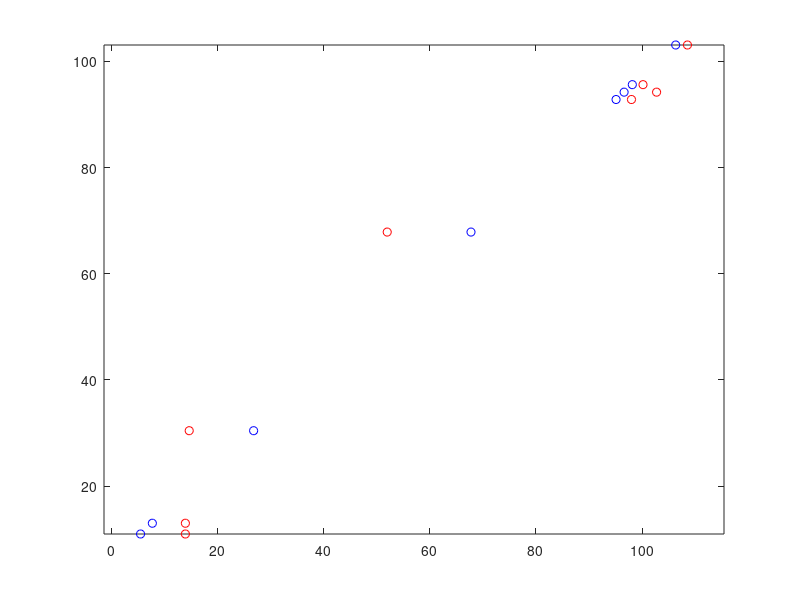

The MATLAB script that drew this image:
function testFitAB()

a = 2;
b = 20;

x = [1:10];
y = exp(a).*x - b;
Mat = [x' y'];
Mat(:,3) = 1;
[u,v,s] = svd(Mat' * Mat);
% [u,v,s] = svd(Mat);
para = s(:,3);
para = para./norm(para(1:2));


a_ = -para(1) / para(2);
b_ = para(3) / para(2);





y = [52      37 36.0773 37.5831      37 37.4317 38.1365 69.9194];
x = [40.6281 42.4221 42.6258 42.3077 37.0681 38.0537 37.2001 38.1114];

aa = 0;1.9;
bb = 0;50;
for iter = 1 : 20
    
    H = zeros(2,2);
    b = zeros(2,1);
    Err = 0;
    if 0
        for i = 1 : length(x)
            [err, d_err_d_a, d_err_d_b] = evaluate(x(i), y(i), aa, bb);
            H(1,1) = H(1,1) + d_err_d_a * d_err_d_a;
            H(2,2) = H(2,2) + d_err_d_b * d_err_d_b;
            H(1,2) = H(1,2) + d_err_d_a * d_err_d_b;
            H(2,1) = H(2,1) + d_err_d_b * d_err_d_a;
            b(1,1) = b(1,1) - d_err_d_a*err;
            b(2,1) = b(2,1) - d_err_d_b*err;
            Err = Err + norm(err);
        end
    else
        err = (exp(aa).*x-bb-y)';
        d_err_d_a = exp(aa)*x';
        d_err_d_b = -1 * ones(length(x),1);
        H(1,1) = H(1,1) + d_err_d_a' * d_err_d_a;
        H(2,2) = H(2,2) + d_err_d_b' * d_err_d_b;
        H(1,2) = H(1,2) + d_err_d_a' * d_err_d_b;
        H(2,1) = H(2,1) + d_err_d_b' * d_err_d_a;
        b(1,1) = b(1,1) - d_err_d_a'*err;
        b(2,1) = b(2,1) - d_err_d_b'*err;
        H(1,1) = H(1,1) + 1000;
        H(2,2) = H(2,2) + 1000;
        Err = Err + norm(err);
    end
    dx = inv(H) * b;
    aa = aa + dx(1);
    bb = bb + dx(2);
end


% figure,plot(host', target','or');axis equal
% figure,plot(host', target','or');axis equal;hold on;plot(a*target-b, target','ob');

host = [52 100.163 97.9899 108.528 102.717 14.7207      14      14];
target = [67.85 95.6043  92.807 103.069 94.1911 30.4497 13.0267      11];
Mat = [target' host'];
Mat(:,3) = 1;
[u,v,s] = svd(Mat' * Mat);
para = s(:,3);
para = para./norm(para(1:2));
a_ = -para(1) / para(2);
b_ = para(3) / para(2);
a = exp(0.469126);
norm(a_.*target-b_-host)
norm(target-host)
a1 = exp(0.090167);
b1 = 6.47648;
norm(a1.*target-b1-host)

figure,plot(host', target','or');axis equal;hold on;plot(a1*target-b1, target','ob');
end
function [err, d_err_d_a, d_err_d_b] = evaluate(x, y, a, b)

err = exp(a)*x-b-y;
d_err_d_a = x * exp(a);
d_err_d_b = -1;


end